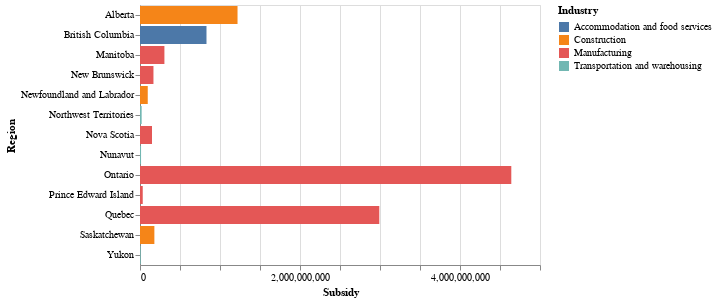

The code cell stored with this chart in its notebook:
### Markdown cell above
## The hardest hit industries in each Province

### Code cell
temp = cews.query("GeoAggregation == 'Province' and IndustryAggregation == 'Level 1'")
temp = temp.groupby(["Region", "Industry"]).sum().reset_index()

temp = temp[temp["Subsidy"] == temp.groupby("Region")["Subsidy"].transform(max)]

alt.Chart(temp).mark_bar().encode(
    x = "Subsidy",
    y = "Region",
    color = "Industry"
)

### Figure 1 — Vega-Lite specification as saved in the notebook (floating-point values rounded to 4 significant figures)
{"config": {"view": {"continuousWidth": 400, "continuousHeight": 300}}, "data": {"name": "data-462b550a0c644f31732c084db6faa97a"}, "mark": "bar", "encoding": {"color": {"type": "nominal", "field": "Industry"}, "x": {"type": "quantitative", "field": "Subsidy"}, "y": {"type": "nominal", "field": "Region"}}, "$schema": "https://vega.github.io/schema/vega-lite/v4.8.1.json", "datasets": {"data-462b550a0c644f31732c084db6faa97a": [{"Region": "Alberta", "Industry": "Construction", "BusinessLocations": 32920.0, "Subsidy": 1219000000.0, "SupportedEmployees": 520100.0, "RehiredEmployees": 2110.0}, {"Region": "British Columbia", "Industry": "Accommodation and food services", "BusinessLocations": 45780.0, "Subsidy": 831200000.0, "SupportedEmployees": 780100.0, "RehiredEmployees": 9555.0}, {"Region": "Manitoba", "Industry": "Manufacturing", "BusinessLocations": 3085.0, "Subsidy": 305200000.0, "SupportedEmployees": 145000.0, "RehiredEmployees": 185.0}, {"Region": "New Brunswick", "Industry": "Manufacturing", "BusinessLocations": 2225.0, "Subsidy": 168200000.0, "SupportedEmployees": 82530.0, "RehiredEmployees": 155.0}, {"Region": "Newfoundland and Labrador", "Industry": "Construction", "BusinessLocations": 3625.0, "Subsidy": 96950000.0, "SupportedEmployees": 42250.0, "RehiredEmployees": 255.0}, {"Region": "Northwest Territories", "Industry": "Transportation and warehousing", "BusinessLocations": 285.0, "Subsidy": 20670000.0, "SupportedEmployees": 7820.0, "RehiredEmployees": 10.0}, {"Region": "Nova Scotia", "Industry": "Manufacturing", "BusinessLocations": 2585.0, "Subsidy": 149800000.0, "SupportedEmployees": 75060.0, "RehiredEmployees": 140.0}, {"Region": "Nunavut", "Industry": "Transportation and warehousing", "BusinessLocations": 315.0, "Subsidy": 13130000.0, "SupportedEmployees": 5542.0, "RehiredEmployees": 20.0}, {"Region": "Ontario", "Industry": "Manufacturing", "BusinessLocations": 55720.0, "Subsidy": 4641000000.0, "SupportedEmployees": 2134000.0, "RehiredEmployees": 5265.0}, {"Region": "Prince Edward Island", "Industry": "Manufacturing", "BusinessLocations": 560.0, "Subsidy": 34190000.0, "SupportedEmployees": 17380.0, "RehiredEmployees": 30.0}, {"Region": "Quebec", "Industry": "Manufacturing", "BusinessLocations": 40670.0, "Subsidy": 2991000000.0, "SupportedEmployees": 1416000.0, "RehiredEmployees": 4310.0}, {"Region": "Saskatchewan", "Industry": "Construction", "BusinessLocations": 7140.0, "Subsidy": 179700000.0, "SupportedEmployees": 76160.0, "RehiredEmployees": 505.0}, {"Region": "Yukon", "Industry": "Transportation and warehousing", "BusinessLocations": 190.0, "Subsidy": 9121000.0, "SupportedEmployees": 4041.0, "RehiredEmployees": 25.0}]}}
